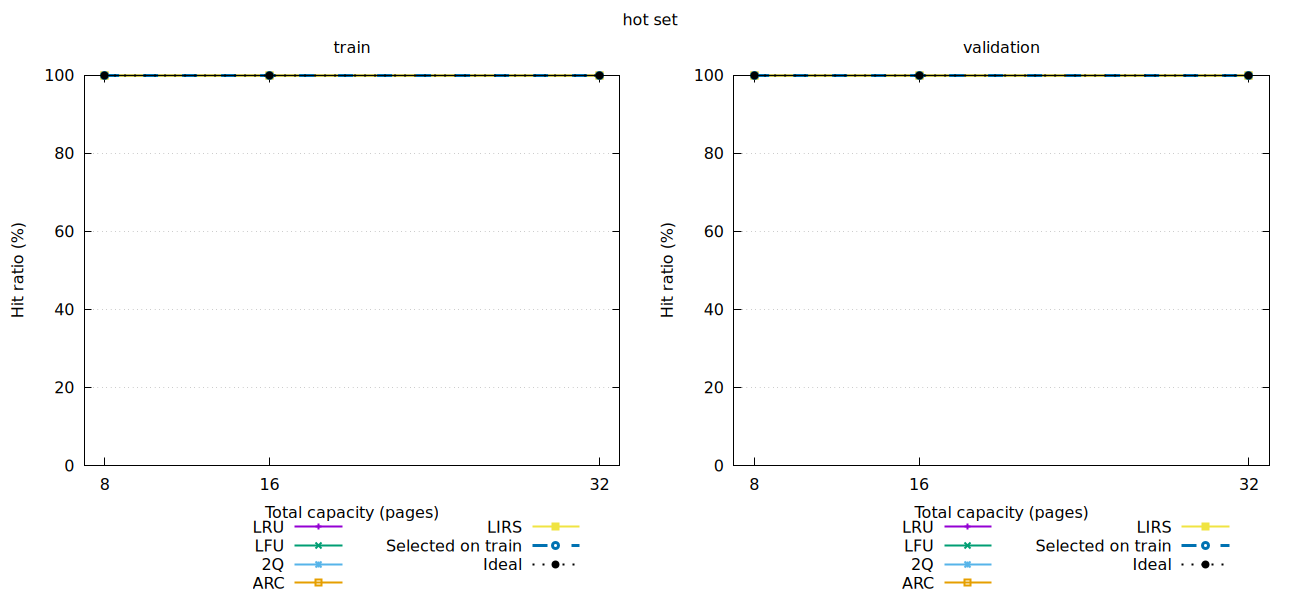

gnuplot code for this plot:
set terminal svg size 1300,600 dynamic
set output 'plots/hot_set.svg'
set encoding utf8
set grid ytics
set yrange [0:100]
set xlabel 'Total capacity (pages)'
set ylabel 'Hit ratio (%)'
set xtics ("8" 8,"16" 16,"32" 32)
set xrange [7:33]
set key outside bottom center horizontal maxrows 3
set multiplot layout 1,2 title 'hot set'
set title 'train'
plot for [col=2:6] 'plot_data/hot_set_train.tsv' using 1:col with linespoints lw 2 title columnhead(col), 'plot_data/hot_set_train.tsv' using 1:7 with linespoints lw 3 dt 2 title 'Selected on train', 'plot_data/hot_set_train.tsv' using 1:8 with linespoints lw 2 dt 3 lc rgb 'black' title 'Ideal'
set title 'validation'
plot for [col=2:6] 'plot_data/hot_set_validation.tsv' using 1:col with linespoints lw 2 title columnhead(col), 'plot_data/hot_set_validation.tsv' using 1:7 with linespoints lw 3 dt 2 title 'Selected on train', 'plot_data/hot_set_validation.tsv' using 1:8 with linespoints lw 2 dt 3 lc rgb 'black' title 'Ideal'
unset multiplot
unset output
set terminal pngcairo size 1300,600
set output 'plots/hot_set.png'
set encoding utf8
set grid ytics
set yrange [0:100]
set xlabel 'Total capacity (pages)'
set ylabel 'Hit ratio (%)'
set xtics ("8" 8,"16" 16,"32" 32)
set xrange [7:33]
set key outside bottom center horizontal maxrows 3
set multiplot layout 1,2 title 'hot set'
set title 'train'
plot for [col=2:6] 'plot_data/hot_set_train.tsv' using 1:col with linespoints lw 2 title columnhead(col), 'plot_data/hot_set_train.tsv' using 1:7 with linespoints lw 3 dt 2 title 'Selected on train', 'plot_data/hot_set_train.tsv' using 1:8 with linespoints lw 2 dt 3 lc rgb 'black' title 'Ideal'
set title 'validation'
plot for [col=2:6] 'plot_data/hot_set_validation.tsv' using 1:col with linespoints lw 2 title columnhead(col), 'plot_data/hot_set_validation.tsv' using 1:7 with linespoints lw 3 dt 2 title 'Selected on train', 'plot_data/hot_set_validation.tsv' using 1:8 with linespoints lw 2 dt 3 lc rgb 'black' title 'Ideal'
unset multiplot
unset output
